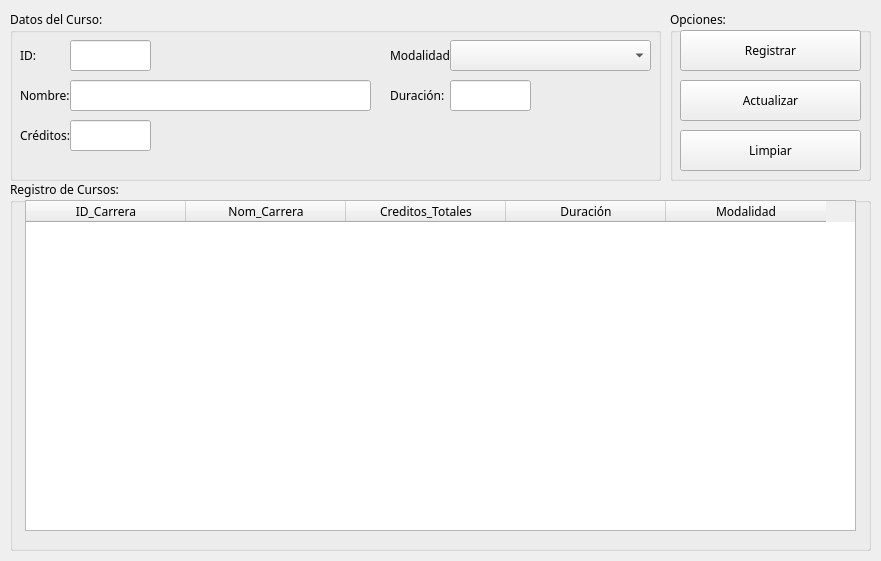
<?xml version="1.0" encoding="UTF-8"?>
<ui version="4.0">
 <class>MainWindow</class>
 <widget class="QMainWindow" name="MainWindow">
  <property name="geometry">
   <rect>
    <x>0</x>
    <y>0</y>
    <width>881</width>
    <height>561</height>
   </rect>
  </property>
  <property name="minimumSize">
   <size>
    <width>881</width>
    <height>561</height>
   </size>
  </property>
  <property name="maximumSize">
   <size>
    <width>881</width>
    <height>561</height>
   </size>
  </property>
  <property name="windowTitle">
   <string>CARRERA</string>
  </property>
  <widget class="QWidget" name="centralwidget">
   <widget class="QGroupBox" name="groupBox">
    <property name="geometry">
     <rect>
      <x>10</x>
      <y>10</y>
      <width>651</width>
      <height>171</height>
     </rect>
    </property>
    <property name="font">
     <font>
      <family>Bahnschrift</family>
      <pointsize>9</pointsize>
     </font>
    </property>
    <property name="title">
     <string>Datos del Curso:</string>
    </property>
    <widget class="QLabel" name="label">
     <property name="geometry">
      <rect>
       <x>10</x>
       <y>30</y>
       <width>51</width>
       <height>31</height>
      </rect>
     </property>
     <property name="text">
      <string>ID:</string>
     </property>
    </widget>
    <widget class="QLineEdit" name="txtIdCarrera">
     <property name="geometry">
      <rect>
       <x>60</x>
       <y>30</y>
       <width>81</width>
       <height>31</height>
      </rect>
     </property>
     <property name="font">
      <font>
       <family>Bahnschrift</family>
      </font>
     </property>
    </widget>
    <widget class="QLabel" name="label_2">
     <property name="geometry">
      <rect>
       <x>10</x>
       <y>70</y>
       <width>51</width>
       <height>31</height>
      </rect>
     </property>
     <property name="text">
      <string>Nombre:</string>
     </property>
    </widget>
    <widget class="QLineEdit" name="txtNombre">
     <property name="geometry">
      <rect>
       <x>60</x>
       <y>70</y>
       <width>301</width>
       <height>31</height>
      </rect>
     </property>
     <property name="font">
      <font>
       <family>Bahnschrift</family>
      </font>
     </property>
     <property name="frame">
      <bool>true</bool>
     </property>
     <property name="echoMode">
      <enum>QLineEdit::Normal</enum>
     </property>
     <property name="cursorMoveStyle">
      <enum>Qt::VisualMoveStyle</enum>
     </property>
    </widget>
    <widget class="QLabel" name="label_3">
     <property name="geometry">
      <rect>
       <x>10</x>
       <y>110</y>
       <width>51</width>
       <height>31</height>
      </rect>
     </property>
     <property name="text">
      <string>Créditos:</string>
     </property>
    </widget>
    <widget class="QLineEdit" name="txtCreditos">
     <property name="geometry">
      <rect>
       <x>60</x>
       <y>110</y>
       <width>81</width>
       <height>31</height>
      </rect>
     </property>
     <property name="font">
      <font>
       <family>Bahnschrift</family>
      </font>
     </property>
    </widget>
    <widget class="QLineEdit" name="txtDuracion">
     <property name="geometry">
      <rect>
       <x>440</x>
       <y>70</y>
       <width>81</width>
       <height>31</height>
      </rect>
     </property>
     <property name="font">
      <font>
       <family>Bahnschrift</family>
      </font>
     </property>
    </widget>
    <widget class="QLabel" name="label_7">
     <property name="geometry">
      <rect>
       <x>380</x>
       <y>70</y>
       <width>71</width>
       <height>31</height>
      </rect>
     </property>
     <property name="text">
      <string>Duración:</string>
     </property>
    </widget>
    <widget class="QLabel" name="label_8">
     <property name="geometry">
      <rect>
       <x>380</x>
       <y>30</y>
       <width>71</width>
       <height>31</height>
      </rect>
     </property>
     <property name="text">
      <string>Modalidad:</string>
     </property>
    </widget>
    <widget class="QComboBox" name="cboModalidad">
     <property name="geometry">
      <rect>
       <x>440</x>
       <y>30</y>
       <width>201</width>
       <height>31</height>
      </rect>
     </property>
     <property name="font">
      <font>
       <family>Bahnschrift</family>
      </font>
     </property>
    </widget>
   </widget>
   <widget class="QGroupBox" name="groupBox_2">
    <property name="geometry">
     <rect>
      <x>670</x>
      <y>10</y>
      <width>201</width>
      <height>171</height>
     </rect>
    </property>
    <property name="font">
     <font>
      <family>Bahnschrift</family>
      <pointsize>9</pointsize>
     </font>
    </property>
    <property name="title">
     <string>Opciones:</string>
    </property>
    <widget class="QPushButton" name="btnRegistrar">
     <property name="geometry">
      <rect>
       <x>10</x>
       <y>20</y>
       <width>181</width>
       <height>41</height>
      </rect>
     </property>
     <property name="font">
      <font>
       <family>Bahnschrift</family>
      </font>
     </property>
     <property name="text">
      <string>Registrar</string>
     </property>
    </widget>
    <widget class="QPushButton" name="btnActualizar">
     <property name="geometry">
      <rect>
       <x>10</x>
       <y>70</y>
       <width>181</width>
       <height>41</height>
      </rect>
     </property>
     <property name="font">
      <font>
       <family>Bahnschrift</family>
      </font>
     </property>
     <property name="text">
      <string>Actualizar</string>
     </property>
    </widget>
    <widget class="QPushButton" name="btnLimpiar">
     <property name="geometry">
      <rect>
       <x>10</x>
       <y>120</y>
       <width>181</width>
       <height>41</height>
      </rect>
     </property>
     <property name="sizePolicy">
      <sizepolicy hsizetype="Expanding" vsizetype="Fixed">
       <horstretch>0</horstretch>
       <verstretch>0</verstretch>
      </sizepolicy>
     </property>
     <property name="font">
      <font>
       <family>Bahnschrift</family>
      </font>
     </property>
     <property name="text">
      <string>Limpiar</string>
     </property>
    </widget>
   </widget>
   <widget class="QGroupBox" name="groupBox_3">
    <property name="geometry">
     <rect>
      <x>10</x>
      <y>180</y>
      <width>861</width>
      <height>371</height>
     </rect>
    </property>
    <property name="font">
     <font>
      <family>Bahnschrift</family>
      <pointsize>9</pointsize>
     </font>
    </property>
    <property name="title">
     <string>Registro de Cursos:</string>
    </property>
    <widget class="QTableWidget" name="tblCarrera">
     <property name="geometry">
      <rect>
       <x>15</x>
       <y>20</y>
       <width>831</width>
       <height>331</height>
      </rect>
     </property>
     <property name="minimumSize">
      <size>
       <width>1</width>
       <height>1</height>
      </size>
     </property>
     <property name="maximumSize">
      <size>
       <width>11111</width>
       <height>11111</height>
      </size>
     </property>
     <property name="font">
      <font>
       <family>Bahnschrift</family>
      </font>
     </property>
     <attribute name="horizontalHeaderDefaultSectionSize">
      <number>160</number>
     </attribute>
     <column>
      <property name="text">
       <string>ID_Carrera</string>
      </property>
      <property name="font">
       <font>
        <family>Bahnschrift</family>
        <pointsize>9</pointsize>
       </font>
      </property>
     </column>
     <column>
      <property name="text">
       <string>Nom_Carrera</string>
      </property>
      <property name="font">
       <font>
        <family>Bahnschrift</family>
        <pointsize>9</pointsize>
       </font>
      </property>
     </column>
     <column>
      <property name="text">
       <string>Creditos_Totales</string>
      </property>
      <property name="font">
       <font>
        <family>Bahnschrift</family>
       </font>
      </property>
     </column>
     <column>
      <property name="text">
       <string>Duración</string>
      </property>
      <property name="font">
       <font>
        <family>Bahnschrift</family>
       </font>
      </property>
     </column>
     <column>
      <property name="text">
       <string>Modalidad</string>
      </property>
      <property name="font">
       <font>
        <family>Bahnschrift</family>
       </font>
      </property>
     </column>
    </widget>
   </widget>
  </widget>
 </widget>
 <resources/>
 <connections/>
</ui>
